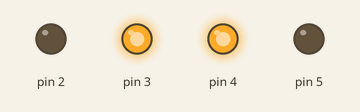
Simulated run of this sketch. Board: Arduino Uno, built with avr-gcc and run on an emulated ATmega328P. Parts: output pins drawn as LEDs (lit = HIGH).

Above: at 0.2 s.
At 1.7 s:
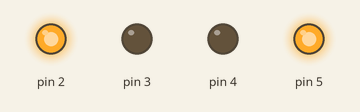
Timing chart, 0 to 3.0 s (numbered marks = the images above):
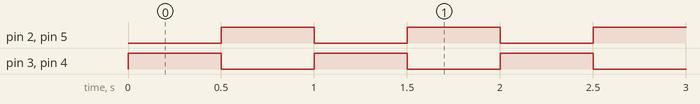

Measured:
- by itself, pin 2–5: alternates HIGH for 0.50 s and LOW for 0.50 s

The sketch:

PruebaMotores.ino
```cpp
void setup(){
  pinMode(2, OUTPUT);
  pinMode(3, OUTPUT);
  pinMode(4, OUTPUT);
  pinMode(5, OUTPUT);
}


void loop(){
  giraDcha();
  delay(500);
  giraIzda();
  delay(500);
  //para();
  //delay(2000);
}

void alante(){
  digitalWrite(2, LOW);
  digitalWrite(3, HIGH);
  digitalWrite(4, LOW);
  digitalWrite(5, HIGH);
}


void para(){
  digitalWrite(2, LOW);
  digitalWrite(3, LOW);
  digitalWrite(4, LOW);
  digitalWrite(5, LOW);
}

void giraDcha(){
  digitalWrite(2, LOW);
  digitalWrite(3, HIGH);
  digitalWrite(4, HIGH);
  digitalWrite(5, LOW);
}

void giraIzda(){
  digitalWrite(2, HIGH);
  digitalWrite(3, LOW);
  digitalWrite(4, LOW);
  digitalWrite(5, HIGH);
}
```
